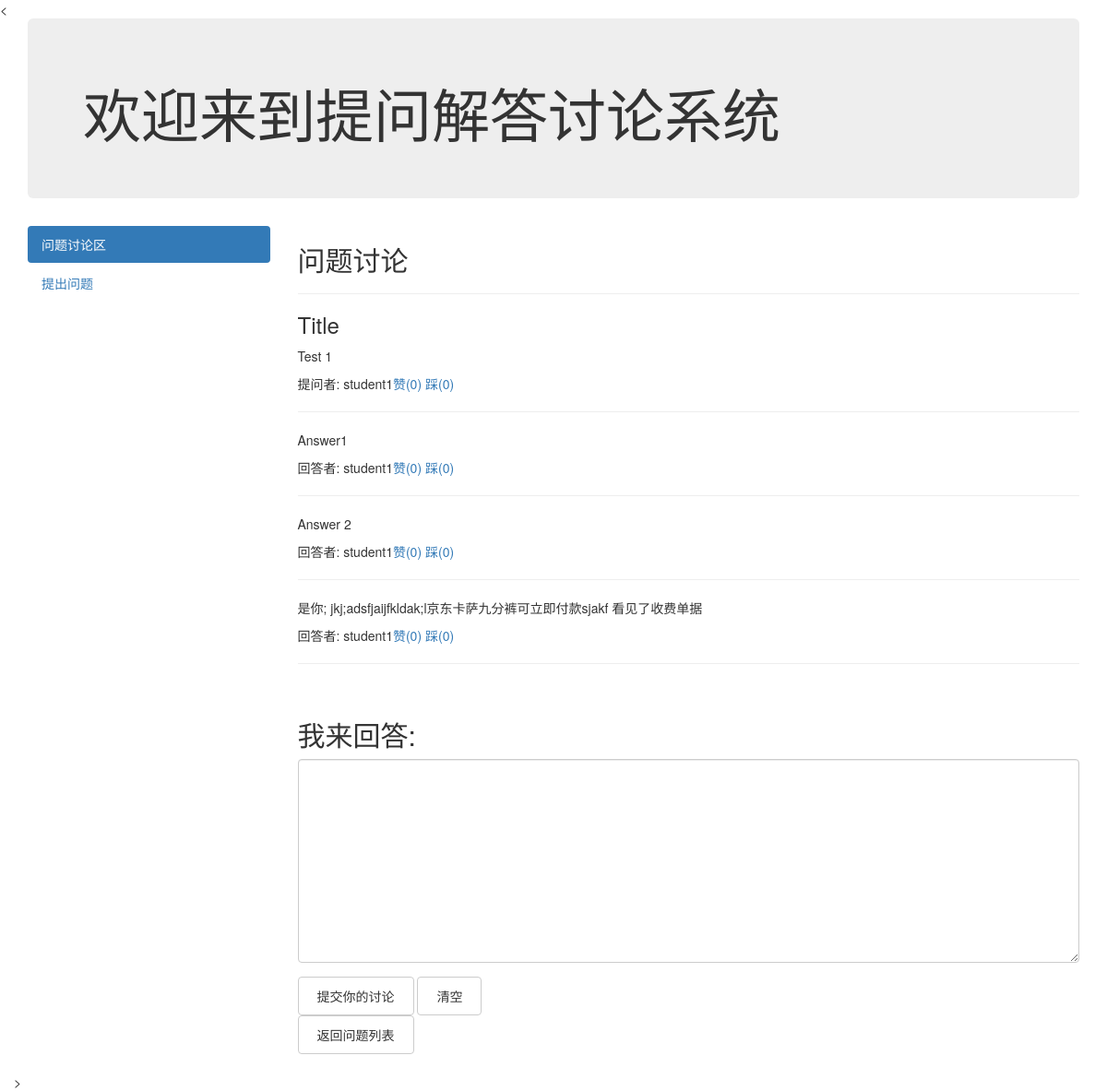
/qa/detail/1/, run on the app's committed database.
### question_and_answer/models.py (models this page shows, shortened)
class Question(models.Model):
    student = models.ForeignKey('Student', on_delete=models.CASCADE)
    question_title = models.CharField(max_length=40)
    question_text = models.CharField(max_length=200)
    pub_date = models.DateTimeField('Date published', default=timezone.now())
    good_num = models.IntegerField(default=0)
    bad_num = models.IntegerField(default=0)

class Student(models.Model):
    username = models.CharField(max_length=20)
    password = models.CharField(max_length=20)
    def __str__(self):
        return self.username

class Answer(models.Model):
    student = models.ForeignKey('Student', default='user', on_delete=models.CASCADE)
    question = models.ForeignKey('Question', on_delete=models.CASCADE)
    answer_text = models.CharField(max_length=200)
    pub_date = models.DateTimeField('Date published', default=timezone.now())
    good_num = models.IntegerField(default=0)
    bad_num = models.IntegerField(default=0)

### question_and_answer/views.py (the view)
# urls.py: path('detail/<int:pk>/', views.detail, name='detail'),
def detail(request, pk):
    question = get_object_or_404(Question, pk=pk)
    return render(request, 'question_and_answer/detail.html', {'question': question})

### question_and_answer/templates/question_and_answer/detail.html (shortened to what this page needs)
<!DOCTYPE html>
<html>
<head>
	<link href="http://libs.baidu.com/bootstrap/3.2.0/css/bootstrap.min.css" rel="stylesheet">
</head>
<body data-spy="scroll" data-target="#myScrollspy">
<div class="container">
	<div class="jumbotron">
        <h1>欢迎来到提问解答讨论系统</h1>
    </div>
    <div class="row">
        <div class="col-sm-3" id="myScrollspy">
            <ul class="nav nav-pills nav-stacked" data-spy="affix" data-offset-top="125">
                <li class="active"><a href="{% url 'question_and_answer:index' 1 %}">问题讨论区</a></li>
                <li><a href="{% url 'question_and_answer:newQuestion' %}">提出问题</a></li>
            </ul>
        </div>
        <div class="col-sm-9" id="lists">
        	<h2 id="section-1">问题讨论</h2>
        	<div class="list-group">
        		<hr>
                <h3>{{ question.question_title }}</h3>
        		<p class="list-group-items">
                    {{ question.question_text }}
        		</p>
                <p>提问者: {{ question.student }}<a href="">赞({{ question.good_num }})</a> <a href="">踩({{ question.bad_num }})</a></p>
        		<hr>
                {% for answer in question.answer_set.all %}
        		<p class="list-group-items">
        			{{ answer.answer_text }}
        		</p>
                    <p>回答者: {{ answer.student }}<a href="#">赞({{ answer.good_num }})</a> <a href="#">踩({{ answer.bad_num }})</a></p>
        		<hr>
                {% endfor %}
                <br>
                <h2>我来回答:</h2>
        		<form role="form" action="{% url 'question_and_answer:answer' question.id %}" method="post">
         			<div class="form-group">
         				<textarea name="answer" class="form-control" rows="10"></textarea>
         			</div>
         			<button type="submit" class="btn btn-default">提交你的讨论</button>
         			<button type="reset" class="btn btn-default">清空</button>
         		</form>
         		<a href="{% url 'question_and_answer:index' 1 %}" class="btn btn-default" role="button">返回问题列表</a>
        	</div>
        </div>
</body>
</html>>

### data on the page
Question: question_title "Title", question_text "Test 1", student "student1", good_num "0", bad_num "0"
Answer: answer_text "Answer1", student "student1", good_num "0", bad_num "0"
Answer: answer_text "Answer 2", student "student1", good_num "0", bad_num "0"
Answer: answer_text "是你; jkj;adsfjaijfkldak;l京东卡萨九分裤可立即付款sjakf 看见了收费单据", student "student1", good_num "0", bad_num "0"
